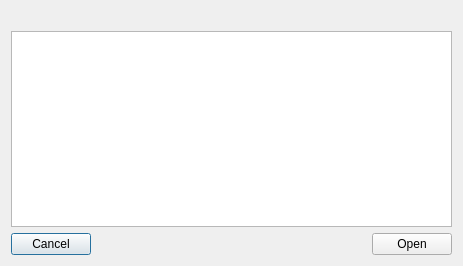
<?xml version="1.0" encoding="UTF-8"?>
<ui version="4.0">
 <class>FindMakefileDialog</class>
 <widget class="QDialog" name="FindMakefileDialog">
  <property name="geometry">
   <rect>
    <x>0</x>
    <y>0</y>
    <width>463</width>
    <height>266</height>
   </rect>
  </property>
  <property name="windowTitle">
   <string>Dialog</string>
  </property>
  <layout class="QVBoxLayout" name="verticalLayout">
   <item>
    <widget class="QLabel" name="labelLog">
     <property name="text">
      <string/>
     </property>
    </widget>
   </item>
   <item>
    <widget class="QListView" name="makefileList">
     <property name="editTriggers">
      <set>QAbstractItemView::NoEditTriggers</set>
     </property>
    </widget>
   </item>
   <item>
    <layout class="QHBoxLayout" name="horizontalLayout">
     <item>
      <widget class="QPushButton" name="buttonCancel">
       <property name="text">
        <string>Cancel</string>
       </property>
      </widget>
     </item>
     <item>
      <spacer name="horizontalSpacer">
       <property name="orientation">
        <enum>Qt::Horizontal</enum>
       </property>
       <property name="sizeHint" stdset="0">
        <size>
         <width>40</width>
         <height>20</height>
        </size>
       </property>
      </spacer>
     </item>
     <item>
      <widget class="QPushButton" name="buttonOpen">
       <property name="text">
        <string>Open</string>
       </property>
      </widget>
     </item>
    </layout>
   </item>
  </layout>
 </widget>
 <resources/>
 <connections/>
</ui>
